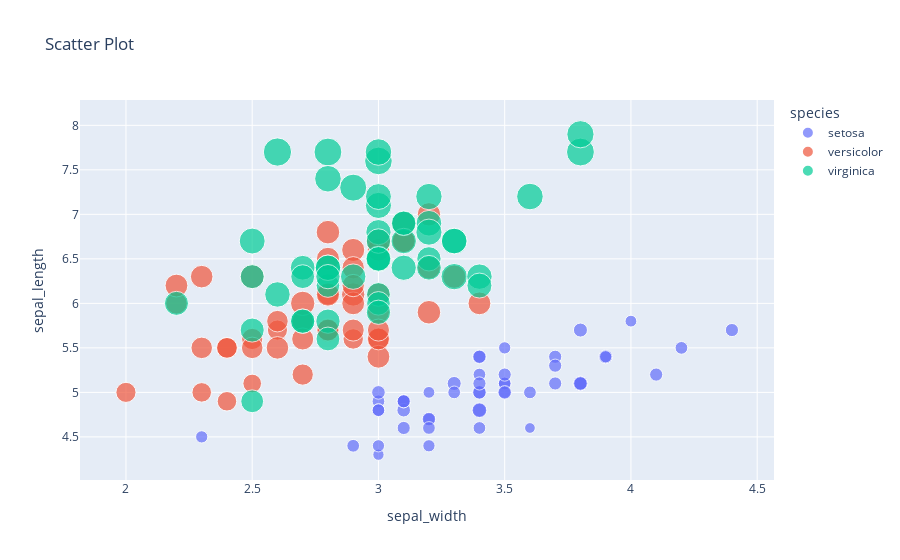

The code cell stored with this chart in its notebook:
### Code cell
import plotly.express as px

# Loading the iris dataset
df = px.data.iris()

fig = px.scatter(df, x="sepal_width", y="sepal_length", title="Scatter Plot",
				color="species", size='petal_length', 
				hover_data=['petal_width'])
fig.show()

### Figure 1 — Plotly figure (JSON) as saved in the notebook; plotly's stock layout.template omitted (floating-point values rounded to 4 significant figures)
{"data": [{"customdata": [[0.2], [0.2], [0.2], [0.2], [0.2], [0.4], [0.3], [0.2], [0.2], [0.1], [0.2], [0.2], [0.1], [0.1], [0.2], [0.4], [0.4], [0.3], [0.3], [0.3], [0.2], [0.4], [0.2], [0.5], [0.2], [0.2], [0.4], [0.2], [0.2], [0.2], [0.2], [0.4], [0.1], [0.2], [0.1], [0.2], [0.2], [0.1], [0.2], [0.2], [0.3], [0.3], [0.2], [0.6], [0.4], [0.3], [0.2], [0.2], [0.2], [0.2]], "hovertemplate": "species=setosa<br>sepal_width=%{x}<br>sepal_length=%{y}<br>petal_length=%{marker.size}<br>petal_width=%{customdata[0]}<extra></extra>", "legendgroup": "setosa", "marker": {"color": "#636efa", "size": [1.4, 1.4, 1.3, 1.5, 1.4, 1.7, 1.4, 1.5, 1.4, 1.5, 1.5, 1.6, 1.4, 1.1, 1.2, 1.5, 1.3, 1.4, 1.7, 1.5, 1.7, 1.5, 1, 1.7, 1.9, 1.6, 1.6, 1.5, 1.4, 1.6, 1.6, 1.5, 1.5, 1.4, 1.5, 1.2, 1.3, 1.5, 1.3, 1.5, 1.3, 1.3, 1.3, 1.6, 1.9, 1.4, 1.6, 1.4, 1.5, 1.4], "sizemode": "area", "sizeref": 0.01725, "symbol": "circle"}, "mode": "markers", "name": "setosa", "orientation": "v", "showlegend": true, "type": "scatter", "x": [3.5, 3, 3.2, 3.1, 3.6, 3.9, 3.4, 3.4, 2.9, 3.1, 3.7, 3.4, 3, 3, 4, 4.4, 3.9, 3.5, 3.8, 3.8, 3.4, 3.7, 3.6, 3.3, 3.4, 3, 3.4, 3.5, 3.4, 3.2, 3.1, 3.4, 4.1, 4.2, 3.1, 3.2, 3.5, 3.1, 3, 3.4, 3.5, 2.3, 3.2, 3.5, 3.8, 3, 3.8, 3.2, 3.7, 3.3], "xaxis": "x", "y": [5.1, 4.9, 4.7, 4.6, 5, 5.4, 4.6, 5, 4.4, 4.9, 5.4, 4.8, 4.8, 4.3, 5.8, 5.7, 5.4, 5.1, 5.7, 5.1, 5.4, 5.1, 4.6, 5.1, 4.8, 5, 5, 5.2, 5.2, 4.7, 4.8, 5.4, 5.2, 5.5, 4.9, 5, 5.5, 4.9, 4.4, 5.1, 5, 4.5, 4.4, 5, 5.1, 4.8, 5.1, 4.6, 5.3, 5], "yaxis": "y"}, {"customdata": [[1.4], [1.5], [1.5], [1.3], [1.5], [1.3], [1.6], [1], [1.3], [1.4], [1], [1.5], [1], [1.4], [1.3], [1.4], [1.5], [1], [1.5], [1.1], [1.8], [1.3], [1.5], [1.2], [1.3], [1.4], [1.4], [1.7], [1.5], [1], [1.1], [1], [1.2], [1.6], [1.5], [1.6], [1.5], [1.3], [1.3], [1.3], [1.2], [1.4], [1.2], [1], [1.3], [1.2], [1.3], [1.3], [1.1], [1.3]], "hovertemplate": "species=versicolor<br>sepal_width=%{x}<br>sepal_length=%{y}<br>petal_length=%{marker.size}<br>petal_width=%{customdata[0]}<extra></extra>", "legendgroup": "versicolor", "marker": {"color": "#EF553B", "size": [4.7, 4.5, 4.9, 4, 4.6, 4.5, 4.7, 3.3, 4.6, 3.9, 3.5, 4.2, 4, 4.7, 3.6, 4.4, 4.5, 4.1, 4.5, 3.9, 4.8, 4, 4.9, 4.7, 4.3, 4.4, 4.8, 5, 4.5, 3.5, 3.8, 3.7, 3.9, 5.1, 4.5, 4.5, 4.7, 4.4, 4.1, 4, 4.4, 4.6, 4, 3.3, 4.2, 4.2, 4.2, 4.3, 3, 4.1], "sizemode": "area", "sizeref": 0.01725, "symbol": "circle"}, "mode": "markers", "name": "versicolor", "orientation": "v", "showlegend": true, "type": "scatter", "x": [3.2, 3.2, 3.1, 2.3, 2.8, 2.8, 3.3, 2.4, 2.9, 2.7, 2, 3, 2.2, 2.9, 2.9, 3.1, 3, 2.7, 2.2, 2.5, 3.2, 2.8, 2.5, 2.8, 2.9, 3, 2.8, 3, 2.9, 2.6, 2.4, 2.4, 2.7, 2.7, 3, 3.4, 3.1, 2.3, 3, 2.5, 2.6, 3, 2.6, 2.3, 2.7, 3, 2.9, 2.9, 2.5, 2.8], "xaxis": "x", "y": [7, 6.4, 6.9, 5.5, 6.5, 5.7, 6.3, 4.9, 6.6, 5.2, 5, 5.9, 6, 6.1, 5.6, 6.7, 5.6, 5.8, 6.2, 5.6, 5.9, 6.1, 6.3, 6.1, 6.4, 6.6, 6.8, 6.7, 6, 5.7, 5.5, 5.5, 5.8, 6, 5.4, 6, 6.7, 6.3, 5.6, 5.5, 5.5, 6.1, 5.8, 5, 5.6, 5.7, 5.7, 6.2, 5.1, 5.7], "yaxis": "y"}, {"customdata": [[2.5], [1.9], [2.1], [1.8], [2.2], [2.1], [1.7], [1.8], [1.8], [2.5], [2], [1.9], [2.1], [2], [2.4], [2.3], [1.8], [2.2], [2.3], [1.5], [2.3], [2], [2], [1.8], [2.1], [1.8], [1.8], [1.8], [2.1], [1.6], [1.9], [2], [2.2], [1.5], [1.4], [2.3], [2.4], [1.8], [1.8], [2.1], [2.4], [2.3], [1.9], [2.3], [2.5], [2.3], [1.9], [2], [2.3], [1.8]], "hovertemplate": "species=virginica<br>sepal_width=%{x}<br>sepal_length=%{y}<br>petal_length=%{marker.size}<br>petal_width=%{customdata[0]}<extra></extra>", "legendgroup": "virginica", "marker": {"color": "#00cc96", "size": [6, 5.1, 5.9, 5.6, 5.8, 6.6, 4.5, 6.3, 5.8, 6.1, 5.1, 5.3, 5.5, 5, 5.1, 5.3, 5.5, 6.7, 6.9, 5, 5.7, 4.9, 6.7, 4.9, 5.7, 6, 4.8, 4.9, 5.6, 5.8, 6.1, 6.4, 5.6, 5.1, 5.6, 6.1, 5.6, 5.5, 4.8, 5.4, 5.6, 5.1, 5.1, 5.9, 5.7, 5.2, 5, 5.2, 5.4, 5.1], "sizemode": "area", "sizeref": 0.01725, "symbol": "circle"}, "mode": "markers", "name": "virginica", "orientation": "v", "showlegend": true, "type": "scatter", "x": [3.3, 2.7, 3, 2.9, 3, 3, 2.5, 2.9, 2.5, 3.6, 3.2, 2.7, 3, 2.5, 2.8, 3.2, 3, 3.8, 2.6, 2.2, 3.2, 2.8, 2.8, 2.7, 3.3, 3.2, 2.8, 3, 2.8, 3, 2.8, 3.8, 2.8, 2.8, 2.6, 3, 3.4, 3.1, 3, 3.1, 3.1, 3.1, 2.7, 3.2, 3.3, 3, 2.5, 3, 3.4, 3], "xaxis": "x", "y": [6.3, 5.8, 7.1, 6.3, 6.5, 7.6, 4.9, 7.3, 6.7, 7.2, 6.5, 6.4, 6.8, 5.7, 5.8, 6.4, 6.5, 7.7, 7.7, 6, 6.9, 5.6, 7.7, 6.3, 6.7, 7.2, 6.2, 6.1, 6.4, 7.2, 7.4, 7.9, 6.4, 6.3, 6.1, 7.7, 6.3, 6.4, 6, 6.9, 6.7, 6.9, 5.8, 6.8, 6.7, 6.7, 6.3, 6.5, 6.2, 5.9], "yaxis": "y"}], "layout": {"autosize": true, "legend": {"itemsizing": "constant", "title": {"text": "species"}, "tracegroupgap": 0}, "title": {"text": "Scatter Plot"}, "xaxis": {"anchor": "y", "autorange": true, "domain": [0, 1], "range": [1.829, 4.559], "title": {"text": "sepal_width"}, "type": "linear"}, "yaxis": {"anchor": "x", "autorange": true, "domain": [0, 1], "range": [3.908, 8.521], "title": {"text": "sepal_length"}, "type": "linear"}}}
